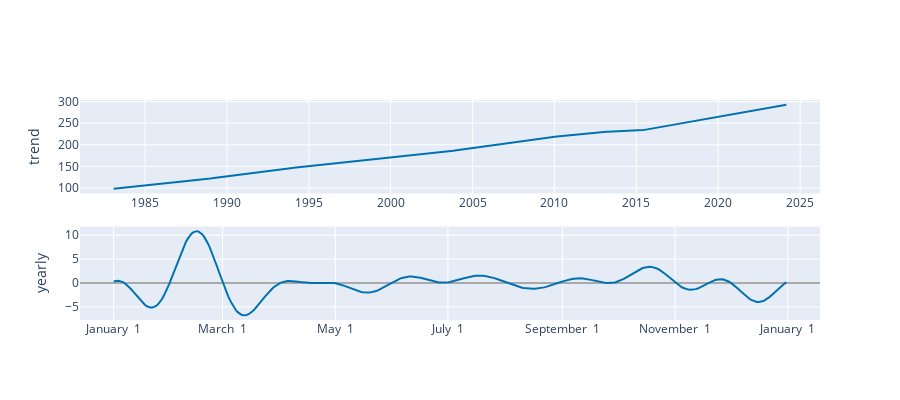

This figure's notebook cell:
### Code cell
plot_components_plotly(m, forecast)

### Figure 1 — Plotly figure (JSON) as saved in the notebook; plotly's stock layout.template omitted (floating-point values rounded to 4 significant figures; data arrays with more than 128 entries replaced by an {"elided": "..."} marker saying what was removed)
{"data": [{"line": {"color": "#0072B2", "width": 2}, "mode": "lines", "name": "trend", "type": "scatter", "x": {"elided": "847 str values"}, "xaxis": "x", "y": {"elided": "847 float values"}, "yaxis": "y"}, {"line": {"color": "rgba(0, 114, 178, 0.2)", "width": 0}, "mode": "lines", "name": "trend_upper", "type": "scatter", "x": {"elided": "847 str values"}, "xaxis": "x", "y": {"elided": "847 float values"}, "yaxis": "y"}, {"fill": "tonexty", "fillcolor": "rgba(0, 114, 178, 0.2)", "line": {"color": "rgba(0, 114, 178, 0.2)", "width": 0}, "mode": "lines", "name": "trend_lower", "type": "scatter", "x": {"elided": "847 str values"}, "xaxis": "x", "y": {"elided": "847 float values"}, "yaxis": "y"}, {"line": {"color": "#0072B2", "width": 2}, "mode": "lines", "name": "yearly", "type": "scatter", "x": {"elided": "365 str values"}, "xaxis": "x2", "y": {"elided": "365 float values"}, "yaxis": "y2"}], "layout": {"height": 400, "showlegend": false, "width": 900, "xaxis": {"anchor": "y", "domain": [0, 1], "range": ["1981-01-11T20:24:00", "2026-03-20T03:36:00"], "type": "date"}, "xaxis2": {"anchor": "y2", "domain": [0, 1], "range": ["2016-12-13T18:54:02.958904115", "2018-01-18T11:04:57.863013581"], "tickformat": "%B %e", "type": "date"}, "yaxis": {"anchor": "x", "domain": [0.575, 1], "rangemode": "normal", "title": {"text": "trend"}, "zerolinecolor": "#AAA"}, "yaxis2": {"anchor": "x2", "domain": [0, 0.425], "title": {"text": "yearly"}, "zerolinecolor": "#AAA"}}}
